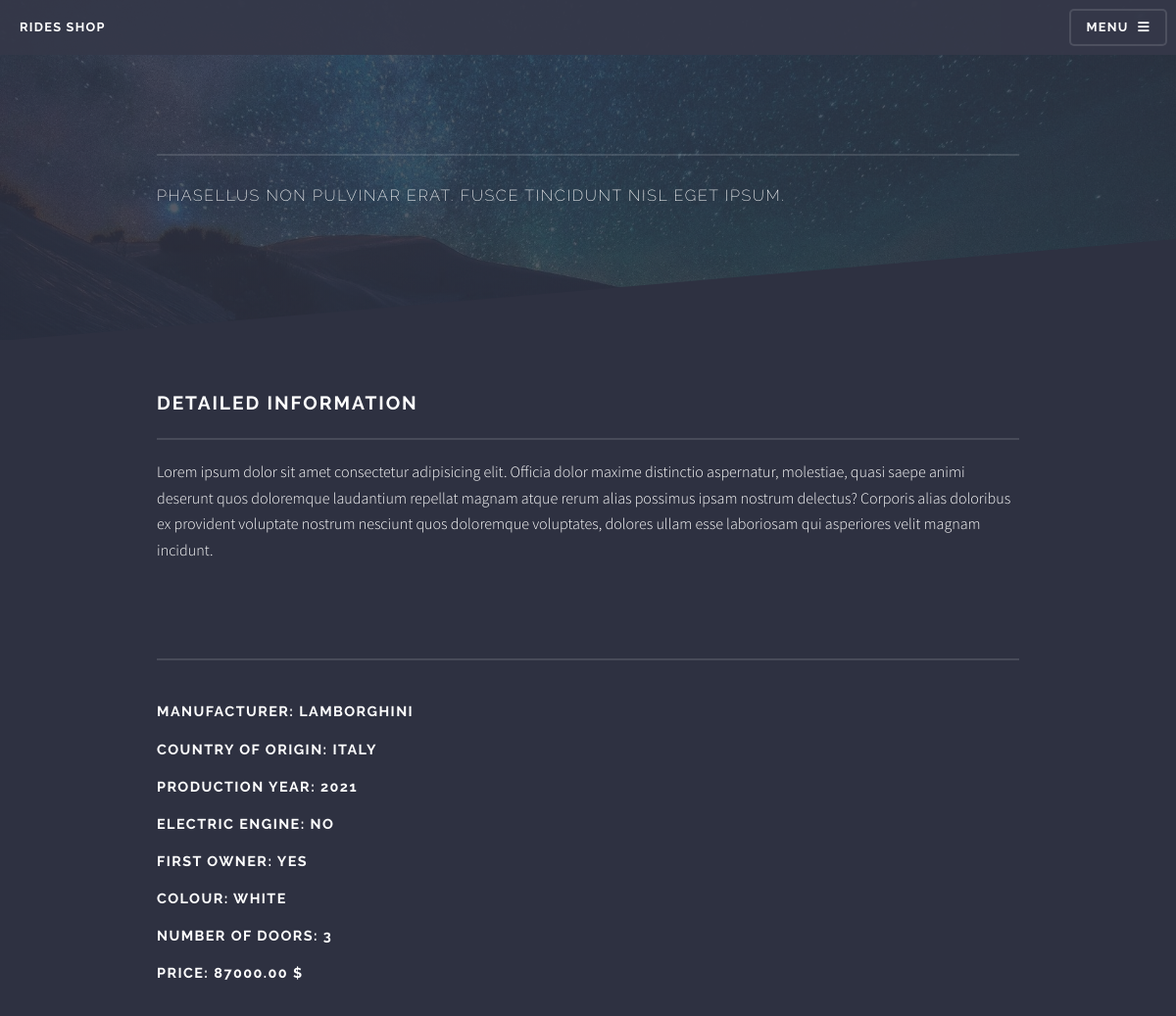
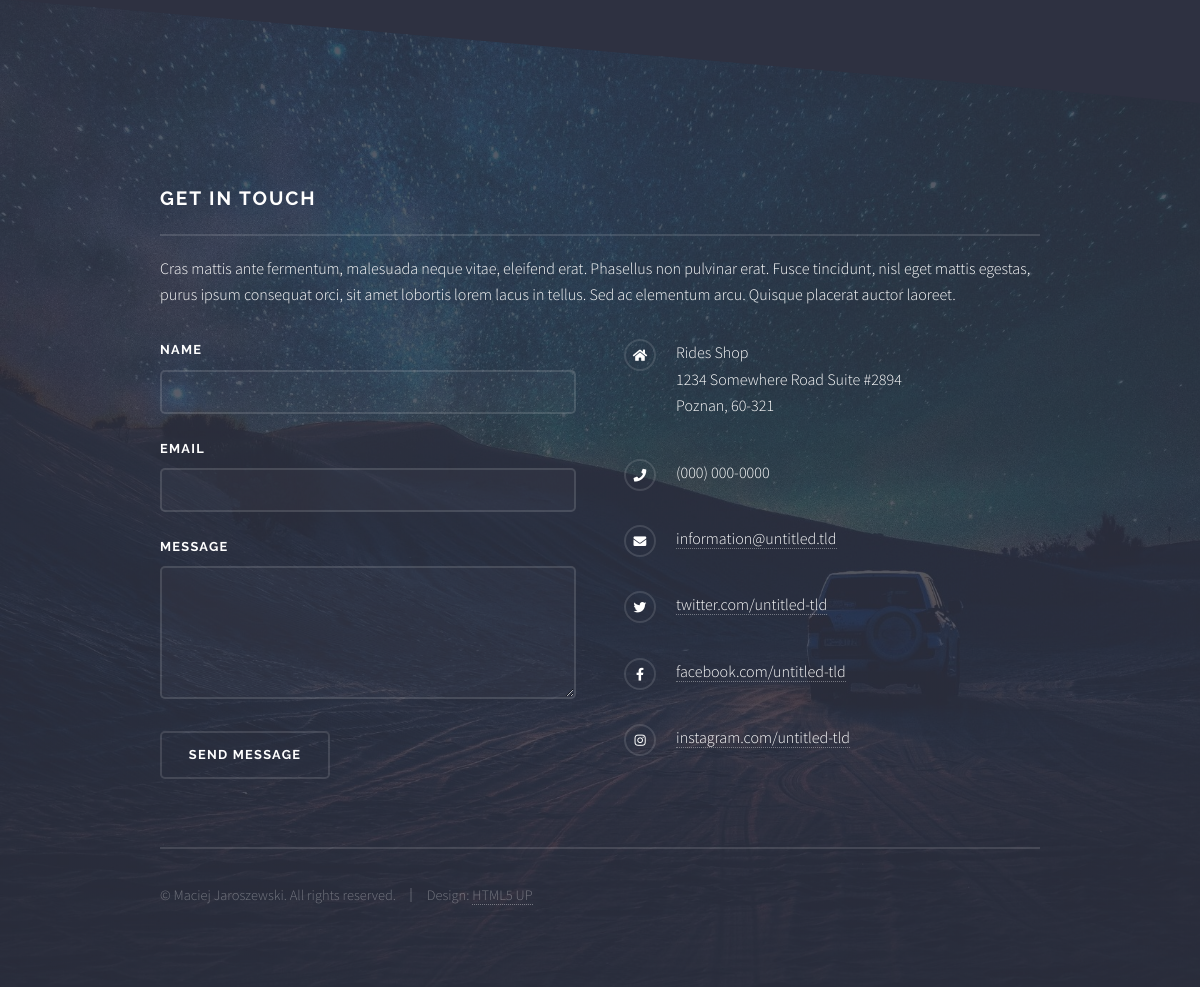
The app's page /car/lamborghini/ with its own data (2 pictures, top to bottom).
### shop/models.py (models this page shows, shortened)
class Car(models.Model):
    category = models.ForeignKey(Category, related_name='cars', on_delete=models.CASCADE)
    producer = models.CharField(max_length=100, blank=False)
    slug = models.SlugField(max_length=100)
    description = models.TextField(max_length=500, blank=False)
    country_of_origin = models.CharField(max_length=100)
    colour = models.CharField(max_length=100)
    production_year = models.CharField(blank=False, max_length=10)
    number_of_doors = models.CharField(blank=False, max_length=10)
    electric = models.BooleanField(blank=False)
    first_owner = models.BooleanField(blank=False)
    price = models.DecimalField(max_digits=10, decimal_places=2, blank=False)
    date_added = models.DateTimeField(auto_now_add=True)
    image = CloudinaryField('image')
    class Meta:
        ordering = ['-date_added']

### shop/views.py (the view)
# urls.py: path('car/<slug:car_slug>/', views.car, name='car'),
def car(request, car_slug):
    car = get_object_or_404(Car, slug=car_slug)
    return render(request, 'car.html', {'car': car})

### shop/context_processors.py (called while the page is built)
def menu_categories(request):
    categories = Category.objects.all()
    return {'menu_categories': categories}

### shop/templates/car.html (shortened to what this page needs)
{% extends 'base.html' %}
{% load static %}
					{% block header %}
					<header id="header">
						<h1><a href="{% url 'index' %}">Rides Shop</a></h1>
						<nav>
							<a href="#menu">Menu</a>
						</nav>
					</header>
					{% endblock %}
					{% block content %}
			<div id="page-wrapper">
					<section id="wrapper">
						<header>
							<div class="inner">
								<h2>{{ car.title|upper }}</h2>
								<p>Phasellus non pulvinar erat. Fusce tincidunt nisl eget ipsum.</p>
							</div>
						</header>
							<div class="wrapper">
                                <div class="inner">
                                    <h2 class="major">Detailed information</h2>
                                    <p>{{ car.description }}</p>
                                        <hr>
					<h3>Manufacturer: {{ car.producer }}</h3>
                                        <h3>Country of origin: {{ car.country_of_origin }}</h3>
                                        <h3>Production year: {{ car.production_year }}</h3>
                                        <h3>Electric engine: {{ car.electric|yesno }}</h3>
                                        <h3>First owner: {{ car.first_owner|yesno }}</h3>
                                        <h3>Colour: {{ car.colour }}</h3>
                                        <h3>Number of doors: {{ car.number_of_doors }}</h3>
                                        <h3>Price: {{ car.price }} $</h3>
                                </div>
                            </div>
					</section>
			</div>
			{% endblock %}

### shop/templates/base.html (shortened to what this page needs)
{% load static %}
<!DOCTYPE HTML>
<html>
	<head>
		<link rel="stylesheet" href="{% static 'css/main.css' %}" />
	</head>
	<body class="is-preload">
			<div id="page-wrapper">
                {% block header %}{% endblock %}
                    {% block content %}{% endblock %}
					<section id="footer">
						<div class="inner">
							<h2 class="major">Get in touch</h2>
							<p>Cras mattis ante fermentum, malesuada neque vitae, eleifend erat. Phasellus non pulvinar erat. Fusce tincidunt, nisl eget mattis egestas, purus ipsum consequat orci, sit amet lobortis lorem lacus in tellus. Sed ac elementum arcu. Quisque placerat auctor laoreet.</p>
							<form method="post" action="{% url 'index' %}">
								<div class="fields">
									<div class="field">
										<label for="name">Name</label>
										<input type="text" name="name" id="name" />
									</div>
									<div class="field">
										<label for="email">Email</label>
										<input type="email" name="email" id="email" />
									</div>
									<div class="field">
										<label for="message">Message</label>
										<textarea name="message" id="message" rows="4"></textarea>
									</div>
								</div>
								<ul class="actions">
									<li><input type="submit" value="Send Message" /></li>
								</ul>
							</form>
							<ul class="contact">
								<li class="icon solid fa-home">
									Rides Shop<br />
									1234 Somewhere Road Suite #2894<br />
									Poznan, 60-321
								</li>
								<li class="icon solid fa-phone">(000) 000-0000</li>
								<li class="icon solid fa-envelope"><a href="#">information@untitled.tld</a></li>
								<li class="icon brands fa-twitter"><a href="#">twitter.com/untitled-tld</a></li>
								<li class="icon brands fa-facebook-f"><a href="#">facebook.com/untitled-tld</a></li>
								<li class="icon brands fa-instagram"><a href="#">instagram.com/untitled-tld</a></li>
							</ul>
							<ul class="copyright">
								<li>&copy; Maciej Jaroszewski. All rights reserved.</li><li>Design: <a href="http://html5up.net">HTML5 UP</a></li>
							</ul>
						</div>
					</section>
			</div>
	</body>
</html>

### records on screen
Car: description "Lorem ipsum dolor sit amet consectetur adipisicing elit. Officia dolor maxime distinctio aspernatur, molestiae, quasi saepe animi deserunt quos doloremque laudantium repellat magnam atque rerum alias possimus ipsam nostrum delectus? Corporis alias doloribus ex provident voluptate nostrum nesciunt quos doloremque voluptates, dolores ullam esse laboriosam qui asperiores velit magnam incidunt.", producer "LAMBORGHINI", country_of_origin "ITALY", production_year "2021", electric "NO", first_owner "YES", colour "WHITE", number_of_doors "3", price "87000.00"
